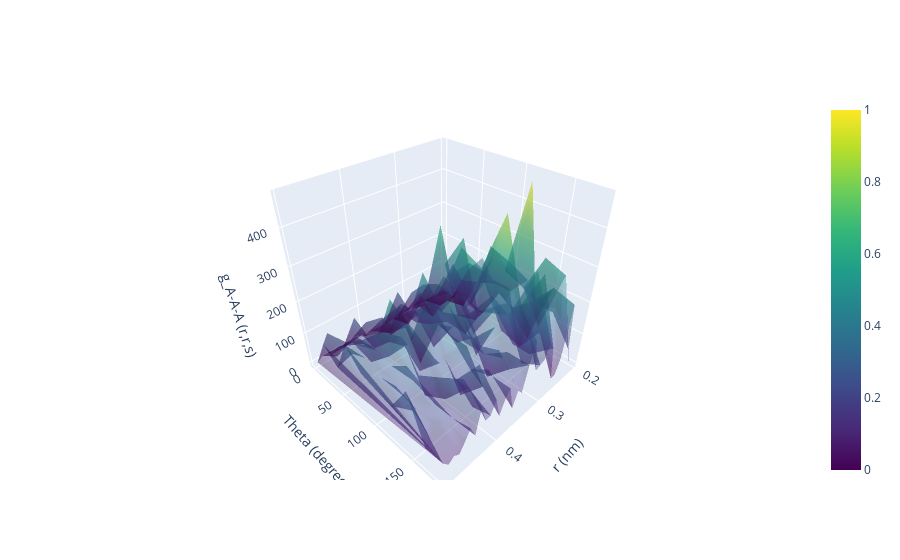
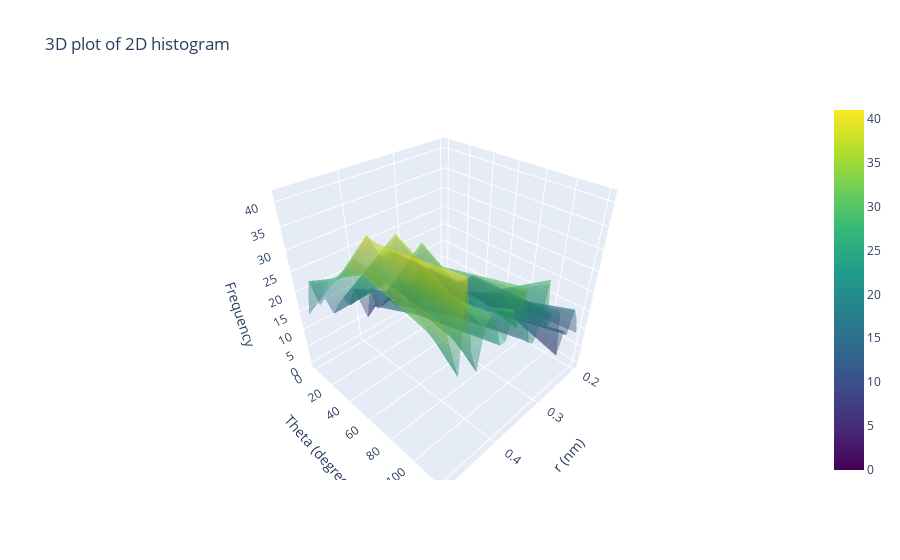

Notebook source saved alongside these figures, in order:
### Markdown cell above
# Example 4:
Angle screening (theta)
Triplet correlation function of a triple of same atom type "A" with selection string "name A" 
g(r,r,r), 
Plot=True, while provide a binned plot of the correlation function

First plot is a 1D histogram of each angle in the angle screen array  plotted on 3D plot.

Second plot is a mesh uniting all the 1D histograms in figure 1

Third plot is a histogram of all the angles (2D histogram)

### Code cell
plots_ = Angle_Screening("Trajectory_variable",atom_name_1 = "name A", atom_name_2 =None, angle_range = [0, 180], angle_step = 20, stride = 1000, plot_individual= False)

### Figure 1 — Plotly figure (JSON) as saved in the notebook; plotly's stock layout.template omitted (floating-point values rounded to 4 significant figures; data arrays with more than 128 entries replaced by an {"elided": "..."} marker saying what was removed)
{"data": [{"colorscale": [[0, "#440154"], [0.1111, "#482878"], [0.2222, "#3e4989"], [0.3333, "#31688e"], [0.4444, "#26828e"], [0.5556, "#1f9e89"], [0.6667, "#35b779"], [0.7778, "#6ece58"], [0.8889, "#b5de2b"], [1, "#fde725"]], "intensity": {"elided": "300 float values"}, "opacity": 0.4, "type": "mesh3d", "x": {"elided": "300 float values"}, "y": {"elided": "300 int values"}, "z": {"elided": "300 float values"}}], "layout": {"scene": {"xaxis": {"title": {"text": "r (nm)"}}, "yaxis": {"title": {"text": "Theta (degrees)"}}, "zaxis": {"title": {"text": "g_A-A-A (r,r,s)"}}}}}

### Figure 2 — Plotly figure (JSON) as saved in the notebook; plotly's stock layout.template omitted (floating-point values rounded to 4 significant figures)
{"data": [{"colorscale": [[0, "#440154"], [0.1111, "#482878"], [0.2222, "#3e4989"], [0.3333, "#31688e"], [0.4444, "#26828e"], [0.5556, "#1f9e89"], [0.6667, "#35b779"], [0.7778, "#6ece58"], [0.8889, "#b5de2b"], [1, "#fde725"]], "opacity": 0.4, "type": "surface", "x": [[0.2, 0.2103, 0.2207, 0.231, 0.2414, 0.2517, 0.2621, 0.2724, 0.2828, 0.2931, 0.3034, 0.3138, 0.3241, 0.3345, 0.3448, 0.3552, 0.3655, 0.3759, 0.3862, 0.3966, 0.4069, 0.4172, 0.4276, 0.4379, 0.4483, 0.4586, 0.469, 0.4793, 0.4897], [0.2, 0.2103, 0.2207, 0.231, 0.2414, 0.2517, 0.2621, 0.2724, 0.2828, 0.2931, 0.3034, 0.3138, 0.3241, 0.3345, 0.3448, 0.3552, 0.3655, 0.3759, 0.3862, 0.3966, 0.4069, 0.4172, 0.4276, 0.4379, 0.4483, 0.4586, 0.469, 0.4793, 0.4897], [0.2, 0.2103, 0.2207, 0.231, 0.2414, 0.2517, 0.2621, 0.2724, 0.2828, 0.2931, 0.3034, 0.3138, 0.3241, 0.3345, 0.3448, 0.3552, 0.3655, 0.3759, 0.3862, 0.3966, 0.4069, 0.4172, 0.4276, 0.4379, 0.4483, 0.4586, 0.469, 0.4793, 0.4897]], "y": [[0, 0, 0, 0, 0, 0, 0, 0, 0, 0, 0, 0, 0, 0, 0, 0, 0, 0, 0, 0, 0, 0, 0, 0, 0, 0, 0, 0, 0], [60, 60, 60, 60, 60, 60, 60, 60, 60, 60, 60, 60, 60, 60, 60, 60, 60, 60, 60, 60, 60, 60, 60, 60, 60, 60, 60, 60, 60], [120, 120, 120, 120, 120, 120, 120, 120, 120, 120, 120, 120, 120, 120, 120, 120, 120, 120, 120, 120, 120, 120, 120, 120, 120, 120, 120, 120, 120]], "z": [[2, 0, 2, 4, 3, 4, 7, 13, 2, 4, 7, 11, 4, 6, 8, 6, 6, 13, 5, 10, 15, 11, 14, 13, 11, 16, 15, 22, 14], [7, 10, 10, 6, 7, 13, 12, 15, 20, 15, 16, 17, 12, 19, 19, 27, 28, 20, 34, 18, 24, 30, 38, 36, 29, 38, 40, 33, 37], [9, 14, 17, 11, 13, 7, 19, 21, 21, 18, 30, 20, 17, 18, 25, 32, 24, 29, 23, 23, 28, 31, 29, 21, 26, 41, 23, 29, 35]]}], "layout": {"scene": {"xaxis": {"title": {"text": "r (nm)"}}, "yaxis": {"title": {"text": " Theta (degrees)"}}, "zaxis": {"title": {"text": "Frequency"}}}, "title": {"text": "3D plot of 2D histogram"}}}
